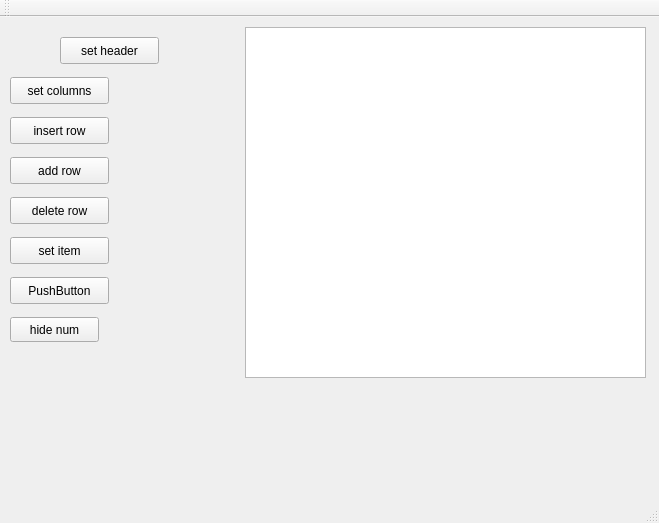
<?xml version="1.0" encoding="UTF-8"?>
<ui version="4.0">
 <class>MainWindow</class>
 <widget class="QMainWindow" name="MainWindow">
  <property name="geometry">
   <rect>
    <x>0</x>
    <y>0</y>
    <width>659</width>
    <height>523</height>
   </rect>
  </property>
  <property name="windowTitle">
   <string>MainWindow</string>
  </property>
  <widget class="QWidget" name="centralWidget">
   <widget class="QTableWidget" name="mTable">
    <property name="geometry">
     <rect>
      <x>245</x>
      <y>10</y>
      <width>401</width>
      <height>351</height>
     </rect>
    </property>
   </widget>
   <widget class="QPushButton" name="mBtnSetHeader">
    <property name="geometry">
     <rect>
      <x>60</x>
      <y>20</y>
      <width>99</width>
      <height>27</height>
     </rect>
    </property>
    <property name="text">
     <string>set header</string>
    </property>
   </widget>
   <widget class="QPushButton" name="mBtnSetRows">
    <property name="geometry">
     <rect>
      <x>10</x>
      <y>60</y>
      <width>99</width>
      <height>27</height>
     </rect>
    </property>
    <property name="text">
     <string>set columns</string>
    </property>
   </widget>
   <widget class="QPushButton" name="mBtnInsertRow">
    <property name="geometry">
     <rect>
      <x>10</x>
      <y>100</y>
      <width>99</width>
      <height>27</height>
     </rect>
    </property>
    <property name="text">
     <string>insert row</string>
    </property>
   </widget>
   <widget class="QPushButton" name="mBtnAddRow">
    <property name="geometry">
     <rect>
      <x>10</x>
      <y>140</y>
      <width>99</width>
      <height>27</height>
     </rect>
    </property>
    <property name="text">
     <string>add row</string>
    </property>
   </widget>
   <widget class="QPushButton" name="mBtnDeleteRow">
    <property name="geometry">
     <rect>
      <x>10</x>
      <y>180</y>
      <width>99</width>
      <height>27</height>
     </rect>
    </property>
    <property name="text">
     <string>delete row</string>
    </property>
   </widget>
   <widget class="QPushButton" name="mBtnSetItem">
    <property name="geometry">
     <rect>
      <x>10</x>
      <y>220</y>
      <width>99</width>
      <height>27</height>
     </rect>
    </property>
    <property name="text">
     <string>set item</string>
    </property>
   </widget>
   <widget class="QPushButton" name="pushButton">
    <property name="geometry">
     <rect>
      <x>10</x>
      <y>260</y>
      <width>99</width>
      <height>27</height>
     </rect>
    </property>
    <property name="text">
     <string>PushButton</string>
    </property>
   </widget>
   <widget class="QPushButton" name="mBtnHidNum">
    <property name="geometry">
     <rect>
      <x>10</x>
      <y>300</y>
      <width>89</width>
      <height>25</height>
     </rect>
    </property>
    <property name="text">
     <string>hide num</string>
    </property>
   </widget>
  </widget>
  <widget class="QMenuBar" name="menuBar">
   <property name="geometry">
    <rect>
     <x>0</x>
     <y>0</y>
     <width>659</width>
     <height>22</height>
    </rect>
   </property>
  </widget>
  <widget class="QToolBar" name="mainToolBar">
   <attribute name="toolBarArea">
    <enum>TopToolBarArea</enum>
   </attribute>
   <attribute name="toolBarBreak">
    <bool>false</bool>
   </attribute>
  </widget>
  <widget class="QStatusBar" name="statusBar"/>
 </widget>
 <layoutdefault spacing="6" margin="11"/>
 <resources/>
 <connections/>
</ui>
